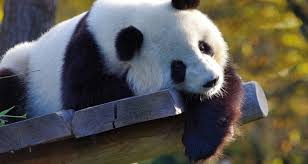
#> input picture python project/tkinter guis/Saved Pictures/animals1.jpg, 308 x 164 px; its folder holds only this picture in this run
$ python -i 'image edtior v1.py'   (imports and definitions only)
#> lines starting #> are read from the running program, lines starting #| are printed output that depends on the picture
from tkinter import *
from tkinter import filedialog
from PIL import ImageTk, Image
import cv2
import numpy as np

# [2 lines not run here, left out]

# [41 lines left out: functions initiate, show, resize, not called in this run]

def rescaleFrame(frame, scale= 0.75):
    scale= value.get()
    print(scale)
    scale= float(scale)
    print(scale)
    width= int(frame.shape[1] * scale)
    height= int(frame.shape[0] * scale)
    dimentions= (width, height)
    img=  cv2.resize(frame, dimentions, interpolation= cv2.INTER_AREA)
    show(img)

# [16 lines left out: functions blur_input, blur, not called in this run]


# [1 line that did not run here, left out]
# [1 line not run here, left out]

# [1 line that did not run here, left out]
# [3 lines not run here, left out]

>>> import cv2
>>> picture = cv2.imread('Saved Pictures/animals1.jpg', cv2.IMREAD_GRAYSCALE)
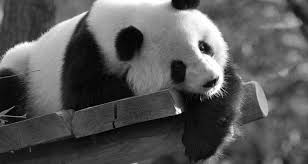
#> picture: shape (164, 308); min 0, max 255, mean 86.8
>>> result = rescaleFrame(picture)
#> (the run stopped early here; a loop or call above may not have finished)
